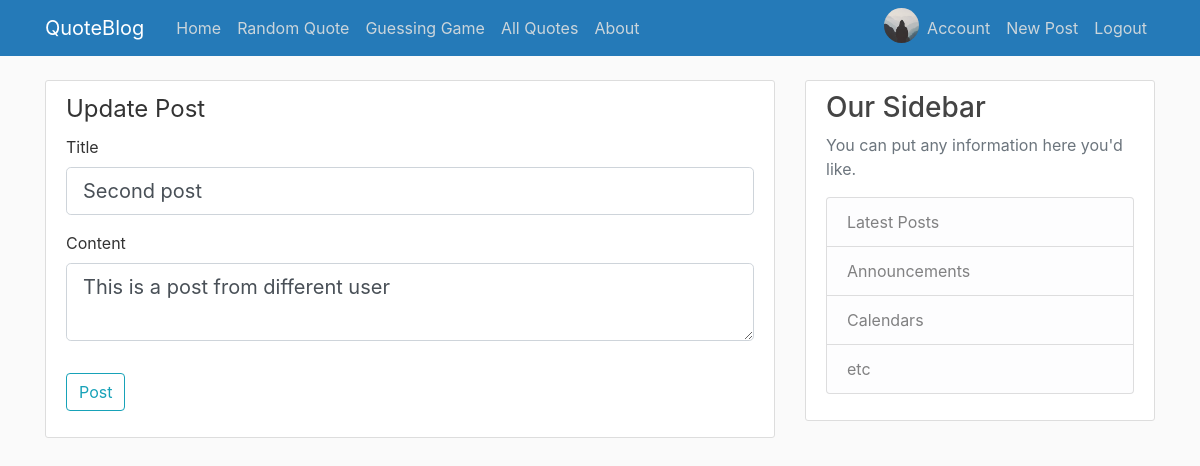
The app's page /post/2/update (signed in) with its own data.
### quoteblog/models.py (models this page shows, shortened)
class User(db.Model, UserMixin):
    id = db.Column(db.Integer, primary_key=True)
    username = db.Column(db.String(20), unique=True, nullable=False)
    email = db.Column(db.String(120), unique=True, nullable=False)
    image_file = db.Column(db.String(20), nullable=False, default='default.jpg')
    password = db.Column(db.String(60), nullable=False)
    posts = db.relationship('Post', backref='author', lazy=True)

class Post(db.Model):
    id = db.Column(db.Integer, primary_key=True)
    title =  db.Column(db.String(100), nullable=False)
    date_posted = db.Column(db.DateTime, nullable=False, default=datetime.utcnow)
    content = db.Column(db.Text, nullable=False)
    user_id = db.Column(db.Integer, db.ForeignKey('user.id'), nullable=False)

### quoteblog/routes.py (the view)
@app.route('/post/<int:post_id>/update', methods=['GET', 'POST'])
@login_required
def update_post(post_id):
    post = Post.query.get_or_404(post_id)
    if post.author != current_user:
        abort(403)
    form = PostForm()
    if form.validate_on_submit():
        post.title = form.title.data
        post.content = form.content.data
        db.session.commit()
        flash('Your post has been updated!', 'success')
        return redirect(url_for('post', post_id=post.id))
    elif request.method == 'GET':
        form.title.data = post.title
        form.content.data = post.content
    return render_template('create_post.html', title='Update Post',
                            form=form, legend='Update Post')

### quoteblog/forms.py
class PostForm(FlaskForm):
    title = StringField('Title', validators=[DataRequired()])
    content = TextAreaField('Content', validators=[DataRequired()])
    submit = SubmitField('Post')

### quoteblog/models.py (called while the page is built)
@login_manager.user_loader
def load_user(user_id):
    return User.query.get(int(user_id))

### quoteblog/templates/create_post.html (shortened to what this page needs)
{% extends "layout.html" %}
{% block content %}
<div class="content-section">
    <form method="POST", action="">
        <fieldset class="form-group">
            <legend ckass="border-botton mb-4">{{ legend }}</legend>
            <div class="form-group">
                {{ form.title.label(class="form-control-label") }}
                {% if form.title.errors %}
                {{ form.title(class="form-control form-control-lg is-invalid") }}
                <div class="invalid-feedback">
                    {% for error in form.title.errors %}
                        <span>{{ error }}</span>
                    {% endfor %}
                </div>
                {% else %}
                    {{ form.title(class="form-control form-control-lg") }}
                {% endif %}
            </div>
            <div class="form-group">
                {{ form.content.label(class="form-control-label") }}
                {% if form.content.errors %}
                {{ form.content(class="form-control form-control-lg is-invalid") }}
                <div class="invalid-feedback">
                    {% for error in form.content.errors %}
                        <span>{{ error }}</span>
                    {% endfor %}
                </div>
                {% else %}
                    {{ form.content(class="form-control form-control-lg") }}
                {% endif %}
            </div>
        </fieldset>
        <div class="form-group">
            {{ form.submit(class="btn btn-outline-info") }}
        </div>
    </form>
</div>
{% endblock content %}

### quoteblog/templates/layout.html (shortened to what this page needs)
<!doctype html>
<html lang="en">
  <head>
    <link rel="stylesheet" href="https://stackpath.bootstrapcdn.com/bootstrap/4.3.1/css/bootstrap.min.css">
    <link rel="stylesheet" type="text/css" href="{{ url_for('static', filename='main.css') }}">
</head>
<body>
    <header class="site-header">
        <nav class="navbar navbar-expand-md navbar-dark bg-steel fixed-top">
          <div class="container">
            <a class="navbar-brand mr-4" href="/">QuoteBlog</a>
            <div class="collapse navbar-collapse" id="navbarToggle">
              <div class="navbar-nav mr-auto">
                <a class="nav-item nav-link" href="{{ url_for('home') }}">Home</a>
                <a class="nav-item nav-link" href="{{ url_for('random_pick') }}">Random Quote</a>
                <a class="nav-item nav-link" href="{{ url_for('guess') }}">Guessing Game</a>
                <a class="nav-item nav-link" href="{{ url_for('allquotes') }}">All Quotes</a>
                <a class="nav-item nav-link" href="{{ url_for('about') }}">About</a>
              </div>
              <div class="navbar-nav">
                {% if current_user.is_authenticated %}
                <a href="{{ url_for('account') }}"><img class="rounded-circle account-img-nav" src="{{ url_for('static', filename='profile_pics/' + current_user.image_file) }}"></a>
                  <a class="nav-item nav-link" href="{{ url_for('account') }}">Account</a>
                  <a class="nav-item nav-link" href="{{ url_for('new_post') }}">New Post</a>
                  <a class="nav-item nav-link" href="{{ url_for('logout') }}">Logout</a>
                {% else %}
                  <a class="nav-item nav-link" href="{{ url_for('login') }}">Login</a>
                  <a class="nav-item nav-link" href="{{ url_for('register') }}">Register</a>
                {% endif %}
              </div>
            </div>
          </div>
        </nav>
      </header>
      <main role="main" class="container">
        <div class="row">
          <div class="col-md-8">
            {% block content %}{% endblock %}
          </div>
          <div class="col-md-4">
            <div class="content-section">
              <h3>Our Sidebar</h3>
              <p class='text-muted'>You can put any information here you'd like.
                <ul class="list-group">
                  <li class="list-group-item list-group-item-light">Latest Posts</li>
                  <li class="list-group-item list-group-item-light">Announcements</li>
                  <li class="list-group-item list-group-item-light">Calendars</li>
                  <li class="list-group-item list-group-item-light">etc</li>
                </ul>
              </p>
            </div>
          </div>
        </div>
      </main>
</body>
</html>

### quoteblog/static/main.css (style rules this page uses)
body { background: #fafafa; color: #333333; margin-top: 5rem; }
h1, h2, h3, h4, h5, h6 { color: #444444; }
.bg-steel { background-color: #257ab8; }
.site-header .navbar-nav .nav-link { color: #cbd5db; }
.content-section { background: #ffffff; padding: 10px 20px; border: 1px solid #dddddd; border-radius: 3px; margin-bottom: 20px; }
.account-img-nav { height: 35px; width: 35px; }

### records on screen
User: image_file (placeholder picture)
Post: title "Second post", content "This is a post from different user"

### other values on screen
{{ legend }} "Update Post"
